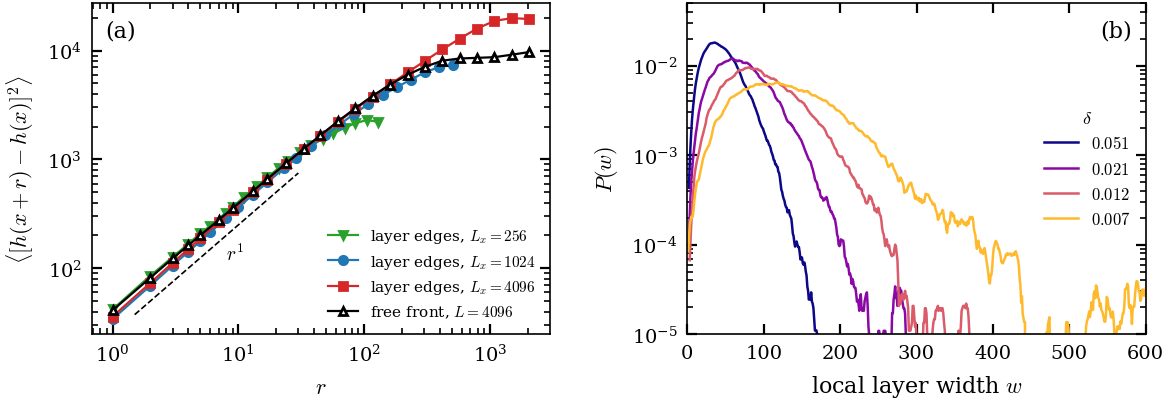

Reproduce this figure in Python.
"""Fig. rough: the edges of the wetting layer at p = 1/2 (R2_wall snapshots, rough.py reductions in
data/figdata/R2).  (a) Height-difference correlation C(r) = <[h(x+r) - h(x)]^2> of the layer edges (mean of
the lower and upper edge, seeds averaged) at delta = 0.011 for Lx = 256, 1024, 4096 (Ly 2048), and of a free
front (the edges of a (1,0) band at q*, L 4096); guide: C ~ r (zeta = 1/2).  (b) Distribution of the local
layer width w (per column) at Lx 1024, Ly 2048 for delta = 0.051, 0.021, 0.011, 0.0065."""
import csv
import glob
import os
import re
from collections import defaultdict

import matplotlib.pyplot as plt
import numpy as np

from common import COL, FIGDATA, label, save

QS = 0.04597
R2 = os.path.join(FIGDATA, "R2")


def load_rough():
    g = defaultdict(list)
    for f in glob.glob(os.path.join(R2, "rough_*.csv")):
        rows = list(csv.DictReader(open(f)))
        if not rows:
            continue
        name = rows[0]["prefix"]
        m = re.match(r"p0\.5_a0\.5_j2_q([\d.]+)_Lx(\d+)_Ly(\d+)_s(\d+)$", name)
        mb = re.match(r"p([\d.]+)_a0\.5_q([\d.]+)_ab1-0_L(\d+)_s(\d+)$", name)
        if m:
            key = ("wall", float(m[1]), int(m[2]), int(m[3]))
        elif mb:
            key = ("band", float(mb[1]), float(mb[2]), int(mb[3]))
        else:
            continue
        r = np.array([int(x["r"]) for x in rows])
        C = 0.5 * (np.array([float(x["C_lo"]) for x in rows]) + np.array([float(x["C_hi"]) for x in rows]))
        g[key].append((r, C, float(rows[0]["sig_lo"]), float(rows[0]["sig_hi"]), float(rows[0]["w_mean"]),
                       float(rows[0]["w_sd"])))
    return g


def load_hist():
    g = defaultdict(lambda: defaultdict(float))
    n = defaultdict(int)
    for f in glob.glob(os.path.join(R2, "whist_*.csv")):
        rows = list(csv.DictReader(open(f)))
        if not rows:
            continue
        m = re.match(r"p0\.5_a0\.5_j2_q([\d.]+)_Lx(\d+)_Ly(\d+)_s(\d+)$", rows[0]["prefix"])
        if not m:
            continue
        key = (float(m[1]), int(m[2]), int(m[3]))
        n[key] += 1
        for x in rows:
            g[key][int(x["w"])] += float(x["P"])
    return {k: {w: p / n[k] for w, p in v.items()} for k, v in g.items()}


if __name__ == "__main__":
    g = load_rough()
    fig, (a, b) = plt.subplots(1, 2, figsize=(2 * COL, 2.15), gridspec_kw=dict(wspace=0.3))
    q011 = 0.045441
    for Lx, mk, c in ((256, "v", "C2"), (1024, "o", "C0"), (4096, "s", "C3")):
        rs = g.get(("wall", q011, Lx, 2048), [])
        if not rs:
            continue
        r = rs[0][0]
        C = np.mean([x[1] for x in rs], axis=0)
        a.plot(r, C, mk + "-", color=c, ms=3, lw=0.8, label=f"layer edges, $L_x = {Lx}$")
        print(f"delta 0.011 Lx {Lx} Ly 2048: n={len(rs)} sigma_lo={np.mean([x[2] for x in rs]):.1f} sigma_hi={np.mean([x[3] for x in rs]):.1f} "
              f"w={np.mean([x[4] for x in rs]):.1f} sd={np.mean([x[5] for x in rs]):.1f}; zeta_loc(r=2-8)={np.polyfit(np.log(r[(r >= 2) & (r <= 8)]), np.log(C[(r >= 2) & (r <= 8)]), 1)[0] / 2:.3f}")
    bands = [k for k in g if k[0] == "band" and k[1] == 0.5]
    for k in bands:
        rs = g[k]
        r = rs[0][0]
        C = np.mean([x[1] for x in rs], axis=0)
        a.plot(r, C, "k^-", ms=3, lw=0.8, mfc="w", label=f"free front, $L = {k[3]}$")
        print(f"free front p=0.5 L={k[3]}: n={len(rs)} sigma={np.mean([x[2] for x in rs]):.1f}/{np.mean([x[3] for x in rs]):.1f}; "
              f"zeta_loc(r=2-8)={np.polyfit(np.log(r[(r >= 2) & (r <= 8)]), np.log(C[(r >= 2) & (r <= 8)]), 1)[0] / 2:.3f}")
    rr = np.array([1.5, 30])
    a.plot(rr, 25 * rr, "k--", lw=0.6)
    a.text(8, 120, r"$r^{1}$", fontsize=7)
    a.set(xscale="log", yscale="log", xlabel=r"$r$", ylabel=r"$\langle[h(x+r)-h(x)]^2\rangle$")
    a.legend(fontsize=5.5, loc="lower right")
    label(a, "(a)")
    h = load_hist()
    cmap = plt.get_cmap("plasma")
    qs = [0.043605, 0.044982, 0.045441, 0.0456705]
    for i, q in enumerate(qs):
        d = h.get((q, 1024, 2048))
        if not d:
            continue
        w = np.array(sorted(d))
        P = np.array([d[x] for x in w])
        sm = np.convolve(P, np.ones(5) / 5, "same")
        b.plot(w, sm, color=cmap(0.85 * i / (len(qs) - 1)), lw=0.9, label=f"${1 - q / QS:.3f}$")
    b.set(xlabel=r"local layer width $w$", ylabel=r"$P(w)$", xlim=(0, 600), yscale="log", ylim=(1e-5, 0.05))
    b.legend(fontsize=6, title=r"$\delta$", title_fontsize=6.5)
    label(b, "(b)", x=0.9)
    save(fig, "fig_rough")
